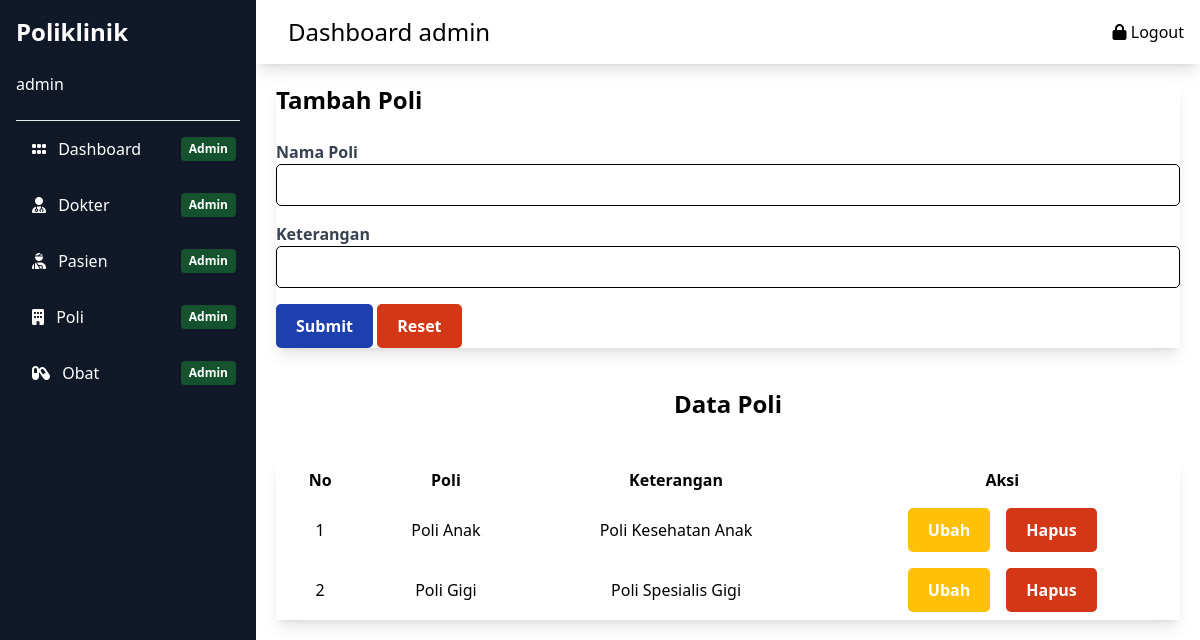
The app's page /public/pages/admin/poli.php (signed in) with its own data.
### tables this page shows
CREATE TABLE `poli` (
  `id` int(11) NOT NULL,
  `nama_poli` varchar(255) NOT NULL,
  `keterangan` text NOT NULL
);

### public/pages/admin/poli.php (the view, shortened to what this page needs)
<?php
include("../../../config/conn.php");
?>
<!DOCTYPE html>
<html lang="en">
<head>
    <link href="../../../src/styles.css" rel="stylesheet">
    <link rel="stylesheet" href="https://cdnjs.cloudflare.com/ajax/libs/font-awesome/6.0.0-beta3/css/all.min.css">
</head>
<body>
        <?php include ("../../../src/components/sidebar.php") ?>
        <?php include ("../../../src/components/navbar-dashboard.php") ?>
        <div class="main-content p-5 flex-grow md:ml-64 transition-all">
            <form action="<?php echo htmlspecialchars($_SERVER["PHP_SELF"]); ?>" method="post" class="w-full flex flex-col shadow-lg p-8">
                <h1 class="text-2xl font-bold">Tambah Poli</h1>
                <br>
                <div class="mb-4 flex flex-col">
                    <label for="nama_poli" class="block text-gray-700 font-bold mb-2 text-xl">Nama Poli</label>
                    <input type="text" id="nama_poli" name="nama_poli" class="form-input rounded-md border border-blue-900 p-2">
                </div>
                <div class="mb-4 flex flex-col">
                    <label for="keterangan" class="block text-gray-700 font-bold mb-2 text-xl">Keterangan</label>
                    <input type="text" id="keterangan" name="keterangan" class="form-input rounded-md border border-blue-900 p-2" >
                </div>
                <div class="button-container">
                    <button type="submit" class="submit-button text-white font-bold py-2 px-4 rounded">
                        Submit
                    </button>
                    <button type="reset" class="reset-button text-white font-bold py-2 px-4 rounded">
                        Reset
                    </button>
                </div>
            </form>
            <h2 class="text-2xl font-bold my-10 text-center">Data Poli</h2>
            <div class="mt-8 p-8 shadow-lg flex flex-col text-center overflow-auto">
                <table class="table-auto ">
                    <thead class="border-b-2 border-black">
                        <tr>
                            <th class="px-4 py-2">No</th>
                            <th class="px-4 py-2">Poli</th>
                            <th class="px-4 py-2">Keterangan</th>
                            <th class="px-4 py-2">Aksi</th>
                        </tr>
                    </thead>
                    <tbody>
                        <?php
                        $sql = "SELECT * FROM poli";
                        $stmt = $conn->prepare($sql);
                        $stmt->execute();
                        $poliList = $stmt->fetchAll(PDO::FETCH_ASSOC);
                        $index = 1;
                        foreach ($poliList as $poli) { ?>
                            <tr class='text-center'>
                                <td class='px-4 py-2'> <?= ($index++); ?></td>
                                <td class='px-4 py-2'> <?= $poli['nama_poli']; ?></td>
                                <td class='px-4 py-2'> <?= $poli['keterangan']; ?></td>
                                <td class='px-4 py-2 flex justify-center w-full space-x-4'>
                                        <a class='ubah-button text-white font-bold rounded p-2' href='<?php echo str_replace("/poli.php", "", $_SERVER["PHP_SELF"]) . "../poli/update.php?id=" . $poli['id']; ?>'>Ubah</a>
                                        <form action='' method='GET' class=''>
                                            <button type='submit' name='delete' class='reset-button text-white font-bold rounded p-2'>Hapus</button>
                                        </form>
                                </td>
                            </tr>
                            <?php
                        }
                        ?>
                    </tbody>
                </table>
            </div>
        </div>
</body>
</html>

### src/styles.css (style rules this page uses)
html, :host { line-height: 1.5; -webkit-text-size-adjust: 100%; -moz-tab-size: 4; -o-tab-size: 4; tab-size: 4; font-family: ui-sans-serif, system-ui, sans-serif, "Apple Color Emoji", "Segoe UI Emoji", "Segoe UI Symbol", "Noto Color Emoji"; font-feature-settings: normal; font-variation-settings: normal; -webkit-tap-highlight-color: transparent; }
body { margin: 0; line-height: inherit; }
h1, h2, h3, h4, h5, h6 { font-size: inherit; font-weight: inherit; }
a { color: inherit; text-decoration: inherit; }
table { text-indent: 0; border-color: inherit; border-collapse: collapse; }
button, input, optgroup, select, textarea { font-family: inherit; font-feature-settings: inherit; font-variation-settings: inherit; font-size: 100%; font-weight: inherit; line-height: inherit; letter-spacing: inherit; color: inherit; margin: 0; padding: 0; }
button, select { text-transform: none; }
button, input:where([type='button']), input:where([type='reset']), input:where([type='submit']) { -webkit-appearance: button; background-color: transparent; background-image: none; }
blockquote, dl, dd, h1, h2, h3, h4, h5, h6, hr, figure, p, pre { margin: 0; }
input::placeholder, textarea::placeholder { opacity: 1; color: #9ca3af; }
button, [role="button"] { cursor: pointer; }
.my-10 { margin-top: 2.5rem; margin-bottom: 2.5rem; }
.mb-4 { margin-bottom: 1rem; }
.flex { display: flex; }
.flex-grow { flex-grow: 1; }
.flex-col { flex-direction: column; }
.justify-center { justify-content: center; }
.space-x-4 > :not([hidden]) ~ :not([hidden]) { --tw-space-x-reverse: 0; margin-right: calc(1rem * var(--tw-space-x-reverse)); margin-left: calc(1rem * calc(1 - var(--tw-space-x-reverse))); }
.overflow-auto { overflow: auto; }
.rounded { border-radius: 0.25rem; }
.p-2 { padding: 0.5rem; }
.p-5 { padding: 1.25rem; }
.px-4 { padding-left: 1rem; padding-right: 1rem; }
.py-2 { padding-top: 0.5rem; padding-bottom: 0.5rem; }
.text-center { text-align: center; }
.text-2xl { font-size: 1.5rem; line-height: 2rem; }
.font-bold { font-weight: 700; }
.text-gray-700 { --tw-text-opacity: 1; color: rgb(55 65 81 / var(--tw-text-opacity)); }
.text-white { --tw-text-opacity: 1; color: rgb(255 255 255 / var(--tw-text-opacity)); }
.shadow-lg { --tw-shadow: 0 10px 15px -3px rgb(0 0 0 / 0.1), 0 4px 6px -4px rgb(0 0 0 / 0.1); --tw-shadow-colored: 0 10px 15px -3px var(--tw-shadow-color), 0 4px 6px -4px var(--tw-shadow-color); box-shadow: var(--tw-ring-offset-shadow, 0 0 #0000), var(--tw-ring-shadow, 0 0 #0000), var(--tw-shadow); }
.transition-all { transition-property: all; transition-timing-function: cubic-bezier(0.4, 0, 0.2, 1); transition-duration: 150ms; }
@media (min-width: 768px) { .md\:ml-64 { margin-left: 16rem; } }

### public/pages/admin/poli.php (style rules this page uses)
.border { border: 1px solid black; border-radius: 5px; }
.submit-button { background-color: #1E40AF; border: none; color: white; font-weight: bold; padding: 10px 20px; border-radius: 5px; transition: background-color 0.3s ease-in-out, border-color 0.3s ease-in-out; }
.reset-button { background-color: #D33715; border: none; color: white; font-weight: bold; padding: 10px 20px; border-radius: 5px; transition: background-color 0.3s ease-in-out, border-color 0.3s ease-in-out; }
.ubah-button { background-color: #ffc107; border: none; color: white; font-weight: bold; padding: 10px 20px; border-radius: 5px; transition: background-color 0.3s ease-in-out, border-color 0.3s ease-in-out; }

### records on screen
poli: nama_poli "Poli Anak", keterangan "Poli Kesehatan Anak"
poli: nama_poli "Poli Gigi", keterangan "Poli Spesialis Gigi"

### other values on screen
$username "admin"
$akses "admin"
